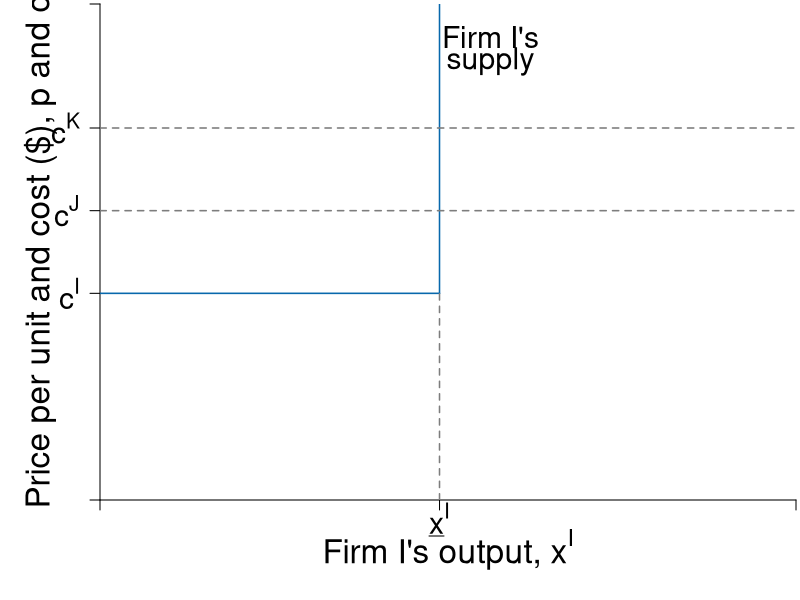

This chart was generated by the following R code:
require(shape)
pdf(file = "firmmarketsupply/supply_stepwise_firmi.pdf", width = 9, height = 7)

#Set parameters for graphics
axislabelsize <- 2
labelsize <- 1.8
graphlinewidth <- 2
segmentlinewidth <- 1.5

COL <- c("#7fc97f", "#beaed4", "#fdc086", "#ffff99", "#386cb0", "#f0027f", "#bf5b17", "#666666")
COLA <- c("#e0f3db", "#99d8c9","#66c2a4","#41ae76", "#238b45", "#005824")
COLB <- c("#c6dbef", "#4eb3d3", "#2b8cbe", "#0868ac","#084081")
COLC <- c("#fcfbfd", "#efedf5", "#dadaeb", "#bcbddc", "#9e9ac8", "#807dba", "#6a51a3", "#54278f", "#3f007d")
grays <- gray.colors(25, start = 1, end = 0)
CBCols <- c("#009E73","#0072B2","#E69F00")

par(mar =  c(5, 5, 0.2, 0.2))

xlims <- c(0, 4.1)
ylims <- c(0, 3)

npts <- 501 

plot(0, 0, xlim = xlims, ylim = ylims, type = "n",
     xlab = expression(paste("")),
     ylab = expression(paste("")), 
     xaxt = "n", 
     yaxt = "n", 
     cex.lab = axislabelsize, 
     bty = "n",
     xaxs="i", 
     yaxs="i")

# ticksy <- seq(from = 0, to = ylims[2], by = 2)
# ylabels <- seq(from = 0, to = ylims[2], by = 2)
# ticksx <- seq(from = 0, to = xlims[2], by = 2)
# xlabels <- seq(from = 0, to = xlims[2], by = 2)
shares <- c(0, 2, 4, 8, 10, 13, 15)
costs <- c(1.25, 1.75, 2.25, 3, 3.25, 3.75, 4.25)
#smoothed line
#segments(shares[1], costs[1] - 0.1, shares[7], costs[6] + 0.25, lty = 1, col = COLB[4] , lwd = segmentlinewidth)

ticksy <- c(0, costs[1], costs[2], costs[3], ylims[2])
ylabels <- c(NA, expression(paste(c^I)), expression(paste(c^J)), expression(paste(c^K)), NA)
ticksx <- c(0, shares[2], xlims[2])
#xlabels <- c(NA, expression(paste(x[I])), expression(paste(x[J])), expression(paste(x[K])), expression(paste(x[L])), expression(paste(x[M])), expression(paste(x[N])), NA)
#xlabels <- c(NA, expression(paste(x[I])), expression(paste(x[I] + x[J])), expression(paste(x[I] + x[J]+ x[K])), expression(paste(x[I] + x[J]+ x[K] + x[L])), expression(paste(x[I] + x[J]+ x[K] + x[L]+ x[M])), expression(paste(x[I] + x[J]+ x[K] + x[L]+ x[M] + x[N])), NA)
xlabels <- c(NA, expression(paste(underline(x)^I)), NA)

axis(1, at = ticksx, pos = 0, labels = xlabels, cex.axis = labelsize)
axis(2, at = ticksy, pos = 0, labels = ylabels, las = 1, cex.axis = labelsize)





#Line for Supply
##Firm i
segments(shares[1], costs[1], shares[2], costs[1], lty = 1, col = COLB[4] , lwd = segmentlinewidth)
segments(shares[2], costs[1], shares[2], ylims[2], lty = 1, col = COLB[4] , lwd = segmentlinewidth)
#text((shares[1] + shares[2])/2, costs[1] - 0.2, expression("Firm I"), cex = labelsize)

##Firm 2
# segments(shares[2], costs[2], shares[3], costs[2], lty = 1, col = COLB[4] , lwd = segmentlinewidth)
# segments(shares[3], costs[2], shares[3], costs[3], lty = 1, col = COLB[4] , lwd = segmentlinewidth)
# text((shares[2] + shares[3])/2, costs[2] - 0.2, expression("Firm J"), cex = labelsize)

##Firm 3
# segments(shares[3], costs[3], shares[4], costs[3], lty = 1, col = COLB[4] , lwd = segmentlinewidth)
# segments(shares[4], costs[3], shares[4], costs[4], lty = 1, col = COLB[4] , lwd = segmentlinewidth)
# text((shares[3] + shares[4])/2, costs[3] - 0.2, expression("Firm K"), cex = labelsize)

##Firm 4
# segments(shares[4], costs[4], shares[5], costs[4], lty = 1, col = COLB[4] , lwd = segmentlinewidth)
# segments(shares[5], costs[4], shares[5], costs[5], lty = 1, col = COLB[4] , lwd = segmentlinewidth)
# text((shares[4] + shares[5])/2, costs[4] - 0.2, expression("Firm L"), cex = labelsize)

##Firm 5
# segments(shares[5], costs[5], shares[6], costs[5], lty = 1, col = COLB[4] , lwd = segmentlinewidth)
# segments(shares[6], costs[5], shares[6], costs[6], lty = 1, col = COLB[4] , lwd = segmentlinewidth)
# text((shares[5] + shares[6])/2, costs[5] - 0.2, expression("Firm M"), cex = labelsize)

##Firm 6
# segments(shares[6], costs[6], shares[7], costs[6], lty = 1, col = COLB[4] , lwd = segmentlinewidth)
# segments(shares[7], costs[6], shares[7], costs[7], lty = 1, col = COLB[4] , lwd = segmentlinewidth, xpd = TRUE)
# text((shares[6] + shares[7])/2, costs[6] - 0.2, expression("Firm N"), cex = labelsize)

# #Equilibrium price and quantity
# segments(0, 3, 3, 3, lty = 2, grays[20] , lwd = segmentlinewidth)
# segments(3, 0, 3, 3, lty = 2, grays[20] , lwd = segmentlinewidth)

#For market price
# segments(0, 2, 1, 2, lty = 2, grays[20] , lwd = segmentlinewidth)

#Label axes
#mtext(expression(paste("Quantity of output, ", x)), side=1, line = 2.5, cex = axislabelsize)
text(0.5*xlims[2], -0.3, expression(paste("Firm I's output, ", x^I)), xpd = TRUE, cex = axislabelsize) 
text(-.35, 0.5*ylims[2], expression(paste("Price per unit and cost ($), ", p, " and ", c)), xpd = TRUE, cex = axislabelsize, srt = 90) 
# 
# points(50, 10, pch = 16, col = "black", cex = 1.5)
# text(52, 10.5, expression(M))
# text(4.4, 0.7, expression("Buyers'"), cex = labelsize)
# text(4.4, 0.45, expression("Market Demand"), cex = labelsize)
text(2.3, 2.8, expression("Firm I's"), cex = labelsize)
text(2.3, 2.65, expression("supply"), cex = labelsize)

# text(0.27, 2.6, expression("Equilibrium Price"), cex = labelsize)
# text(0.27, 2.4, expression("falls in this range"), cex = labelsize)
# Arrows(0.55, 2.1, 0.55, 2.9, col = "black", code =3, lty = 1, lwd = 2, arr.type = "triangle", arr.lwd = 0.5)


#Indicator lines
#Vertical lines
segments(shares[2], 0, shares[2], costs[1], lty = 2, col = grays[20], lwd = segmentlinewidth)
# segments(shares[3], 0, shares[3], costs[2], lty = 2, col = grays[20], lwd = segmentlinewidth)
# segments(shares[4], 0, shares[4], costs[3], lty = 2, col = grays[20], lwd = segmentlinewidth)
# segments(shares[5], 0, shares[5], costs[4], lty = 2, col = grays[20], lwd = segmentlinewidth)
# segments(shares[6], 0, shares[6], costs[5], lty = 2, col = grays[20], lwd = segmentlinewidth)
# segments(shares[7], 0, shares[7], costs[6], lty = 2, col = grays[20], lwd = segmentlinewidth)


#horizontal lines
segments(0, costs[2], xlims[2], costs[2], lty = 2, col = grays[20], lwd = segmentlinewidth)
segments(0, costs[3], xlims[2], costs[3], lty = 2, col = grays[20], lwd = segmentlinewidth)
# segments(0, costs[4], shares[4], costs[4], lty = 2, col = grays[20], lwd = segmentlinewidth)
# segments(0, costs[5], shares[5], costs[5], lty = 2, col = grays[20], lwd = segmentlinewidth)
# segments(0, costs[6], shares[6], costs[6], lty = 2, col = grays[20], lwd = segmentlinewidth)

dev.off()
